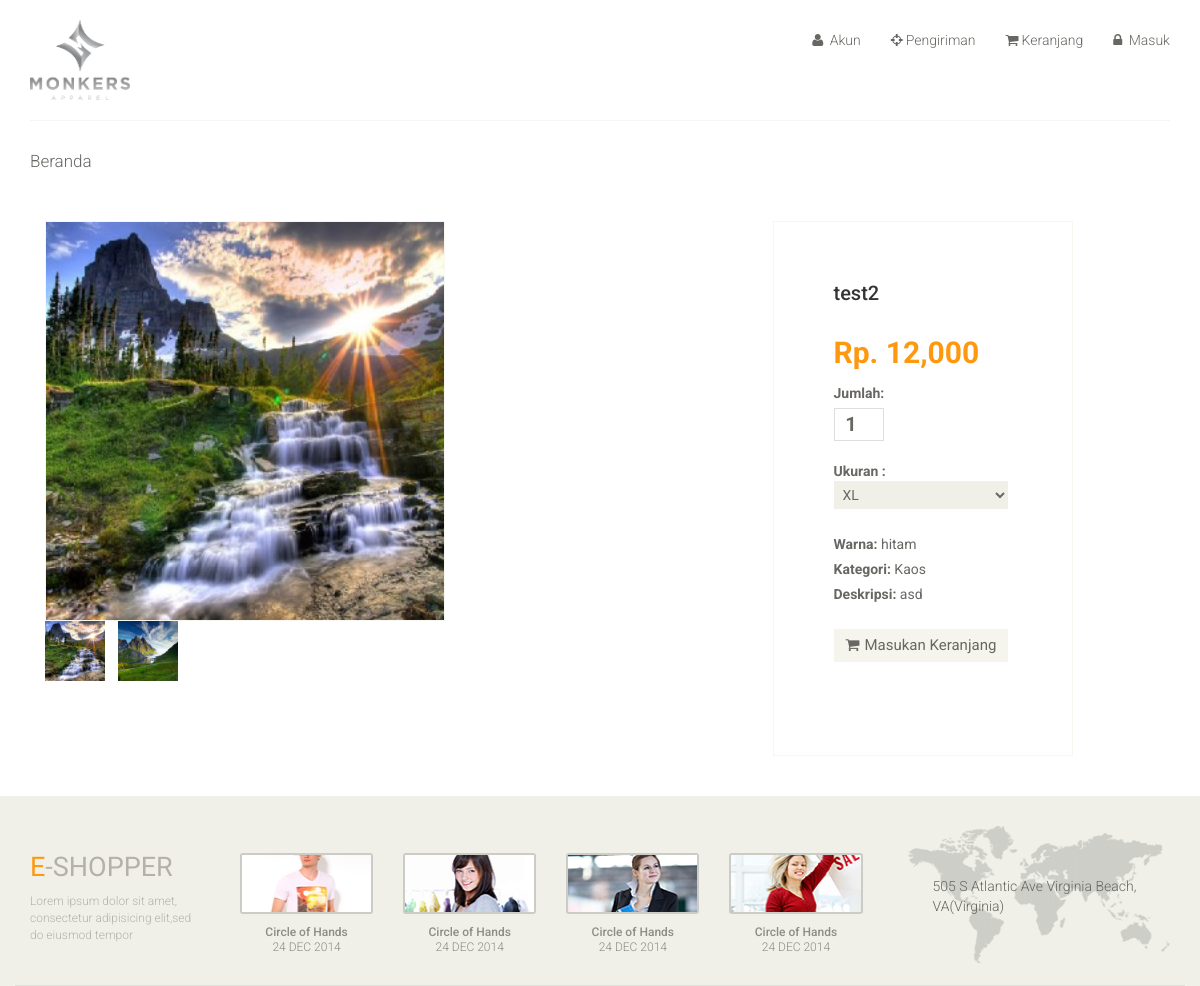
Page /monkers/product_details.php/?id=23 on the committed database.
### tables this page shows
CREATE TABLE `tbl_img` (
  `img_id` int(11) NOT NULL,
  `img_name` varchar(255) NOT NULL,
  `item_id` int(11) NOT NULL
);

CREATE TABLE `tbl_item` (
  `item_id` int(11) NOT NULL,
  `item_name` varchar(255) NOT NULL,
  `type_id` int(11) NOT NULL,
  `color_id` int(11) NOT NULL,
  `item_weight` int(11) NOT NULL,
  `item_desc` varchar(255) NOT NULL,
  `create_date` date NOT NULL DEFAULT current_timestamp(),
  `item_price` int(11) NOT NULL,
  `item_status` varchar(255) NOT NULL
);

CREATE TABLE `tbl_color` (
  `color_id` int(11) NOT NULL,
  `color_name` varchar(255) NOT NULL
);

CREATE TABLE `tbl_item_type` (
  `type_id` int(11) NOT NULL,
  `type_name` varchar(255) NOT NULL
);

### model/User.php (called while the page is built, shortened)
<?php
function getUkuranItem($id)
{
   require('../connect/conn.php');
   $sql = "SELECT tbl_size.size_name as size_name, tbl_item.item_id as item_id, tbl_item_detail.detail_qty FROM tbl_item_detail INNER JOIN tbl_size on tbl_item_detail.size_id = tbl_size.size_id INNER JOIN tbl_item ON tbl_item_detail.item_id = tbl_item.item_id WHERE tbl_item_detail.status = 'ACTIVE' && tbl_item.item_id = '" . $id . "' && tbl_item_detail.detail_qty > 0 ";
   $item = mysqli_query($conn, $sql);
   return $item;
}
function getDetailitem($id_item)
{
   require('../connect/conn.php');
   $sql = "SELECT * from tbl_item where item_id = " . $id_item . " ";
   $item = mysqli_query($conn, $sql);
   $data = mysqli_fetch_assoc($item);
   return $data;
}
function getTypeitem($id_type)
{
   require('../connect/conn.php');
   $sql = "SELECT * from tbl_item_type where type_id = " . $id_type . " ";
   $item = mysqli_query($conn, $sql);
   $data = mysqli_fetch_assoc($item);
   return $data;
}
function getColoritem($id_color)
{
   require('../connect/conn.php');
   $sql = "SELECT * from tbl_color where color_id = " . $id_color . " ";
   $item = mysqli_query($conn, $sql);
   $data = mysqli_fetch_assoc($item);
   return $data;
}
function getImgItem($id_item)
{
   require('../connect/conn.php');
   $sql = "SELECT tbl_img.img_name as img_name, tbl_item.item_id as item_id,tbl_item.create_date as create_date FROM tbl_item INNER JOIN tbl_img on tbl_item.item_id = tbl_img.item_id where tbl_item.item_id = '" . $id_item . "' && tbl_item.item_status = 'ACTIVE' ORDER BY create_date LIMIT 1";
   $item = mysqli_query($conn, $sql);
   $data = mysqli_fetch_assoc($item);
   return $data;
}
function getImgItem2($id_item)
{
   require('../connect/conn.php');
   $sql = "SELECT * FROM `tbl_img` WHERE item_id = '" . $id_item . "' ";
   $item = mysqli_query($conn, $sql);
   return $item;
}
?>

### monkers/product_details.php (the view, shortened to what this page needs)
<?php
require('../connect/conn.php');
require('../model/User.php');
if (isset($_SESSION['cust_id'])) {
	$datauser = getDataUser($_SESSION['cust_id']);
	$data_cart = getcartCount($_SESSION['cust_id']);
	$data_check = getcheckCount($_SESSION['cust_id']);
	$proses_count = getProsesCount($_SESSION['cust_id']);
} else {
	$data_cart['juml'] = 0;
	$data_check['juml'] = 0;
}
if (isset($_GET['id'])) {
	$id_item = $_GET['id'];
	$data = getDetailitem($id_item);
	$img = getImgItem($data['item_id']);
	$img2 = getImgItem2($data['item_id']);
	$ukuran = getUkuranItem($data['item_id']);
	$data_type = getTypeitem($data['type_id']);
	$data_color = getColoritem($data['color_id']);
}
?>
<!DOCTYPE html>
<html lang="en">
<head>
	<link href="../css/bootstrap.min.css" rel="stylesheet">
	<link href="../css/font-awesome.min.css" rel="stylesheet">
	<link href="../css/prettyPhoto.css" rel="stylesheet">
	<link href="../css/price-range.css" rel="stylesheet">
	<link href="../css/animate.css" rel="stylesheet">
	<link href="../css/main.css" rel="stylesheet">
	<link href="../css/responsive.css" rel="stylesheet">
	<link href="https://cdnjs.cloudflare.com/ajax/libs/ekko-lightbox/5.3.0/ekko-lightbox.css" rel="stylesheet">
</head>
<body>
	<header id="header">
		<div class="header-middle">
			<div class="container">
				<div class="row">
					<div class="col-sm-4">
						<div class="logo pull-left">
							<a href="../"><img width="100" src="../images/home/logo.png" alt="" /></a>
						</div>
					</div>
					<div class="col-sm-8">
						<div class="shop-menu pull-right">
							<ul class="nav navbar-nav">
								<?php
								if (!isset($_SESSION['cust_id'])) {
								?>
									<li><a href="../login.php"><i class="fa fa-user"></i> Akun</a></li>
								<?php
								}
								?>
								<?php if ($data_check['juml'] != 0) { ?>
									<li><a href="../checkout.php" class="notification"><i class="fa fa-shopping-cart"></i>
											<span>Pengiriman</span>
											<span class="badge"><?php echo $data_check['juml']; ?></span>
										</a>
									</li>
								<?php } else { ?>
									<li><a href="../checkout.php" class="notification"><i class="fa fa-crosshairs"></i>Pengiriman</a></li>
								<?php } ?>
								<?php if ($data_cart['juml'] != 0) { ?>
									<li><a href="../cart.php" class="notification"><i class="fa fa-shopping-cart"></i>
											<span>Keranjang</span>
											<span class="badge"><?php echo $data_cart['juml']; ?></span>
										</a>
									</li>
								<?php } else { ?>
									<li><a href="../cart.php" class="notification"><i class="fa fa-shopping-cart"></i>Keranjang</a></li>
								<?php } ?>
								<?php
								if (!isset($_SESSION['cust_id'])) {
								?>
									<li><a href="../login.php"><i class="fa fa-lock"></i> Masuk</a></li>
								<?php
								} else {
								?>
									<li><a href="../login_user/logout_user.php"><i class="fa fa-lock"></i> Keluar</a></li>
								<?php
								}
								?>
							</ul>
						</div>
					</div>
				</div>
			</div>
		</div>
		<div class="header-bottom">
			<div class="container">
				<div class="row">
					<div class="col-sm-9">
						<div class="mainmenu pull-left">
							<ul class="nav navbar-nav collapse navbar-collapse">
								<li><a href="../">Beranda</a></li>
							</ul>
						</div>
					</div>
				</div>
			</div>
		</div>
	</header>
	<section>
		<div class="container">
			<div class="row">
				<div class="col-sm-11 padding-right">
					<div class="product-details">
						<div class="col-sm-5">
							<div class="containere">
								<div class="view-product">
									<img style="width:500px; height:auto;" class="responsive jumbo" src="../../dist/img/item/<?php echo $img['img_name']; ?>" alt="" />
								</div>
								<div>
									<div class="img2">
										<?php while ($data_img = mysqli_fetch_assoc($img2)) { ?>
											<a href='../../dist/img/item/<?php echo $data_img['img_name']; ?>' data-toggle="lightbox" data-gallery="gallery">
												<img style="width:20%; height:auto;" src="../../dist/img/item/<?php echo $data_img['img_name']; ?>" alt=""></a>
										<?php } ?>
									</div>
								</div>
							</div>
						</div>
						<div class="col-sm-7">
							<div class="product-information" style="float:right;width: 300px;">
								<h2><?php echo $data['item_name']; ?></h2>
								<span>
									<span>Rp. <?php echo number_format($data['item_price']); ?></span>
									<br>
									<label>Jumlah:</label>
									<form action="./model/User.php" method="post">
										<input type="number" min='1' value="1" required name="qty" id="qty" />
										<br>
										<br>
										<p><b> Ukuran : </b>
											<select name="ukuran" id="ukuran">
												<?php while ($data_ukuran = mysqli_fetch_assoc($ukuran)) { ?>
													<option id="<?php echo $data_ukuran['detail_qty'] ?>" value="<?php echo $data_ukuran['size_name'] ?>"><?php echo $data_ukuran['size_name'] ?></option>
												<?php } ?>
											</select>
										</p>
										<br>
										<p><b>Warna: </b><?php echo $data_color['color_name']; ?></p>
										<p><b>Kategori: </b> <?php echo $data_type['type_name']; ?></p>
										<p><b>Deskripsi: </b> <?php echo $data['item_desc']; ?></p>
										<br>
										<button type="submit" name="addchart" class="btn btn-default add-to-cart"><i class="fa fa-shopping-cart"></i>Masukan Keranjang</button>
									</form>
								</span>
							</div>
						</div>
					</div>
				</div>
			</div>
	</section>
	<footer id="footer">
		<div class="footer-top">
			<div class="container">
				<div class="row">
					<div class="col-sm-2">
						<div class="companyinfo">
							<h2><span>e</span>-shopper</h2>
							<p>Lorem ipsum dolor sit amet, consectetur adipisicing elit,sed do eiusmod tempor</p>
						</div>
					</div>
					<div class="col-sm-7">
						<div class="col-sm-3">
							<div class="video-gallery text-center">
								<a href="#">
									<div class="iframe-img">
										<img src="../images/home/iframe1.png" alt="" />
									</div>
								</a>
								<p>Circle of Hands</p>
								<h2>24 DEC 2014</h2>
							</div>
						</div>
						<div class="col-sm-3">
							<div class="video-gallery text-center">
								<a href="#">
									<div class="iframe-img">
										<img src="../images/home/iframe2.png" alt="" />
									</div>
								</a>
								<p>Circle of Hands</p>
								<h2>24 DEC 2014</h2>
							</div>
						</div>
						<div class="col-sm-3">
							<div class="video-gallery text-center">
								<a href="#">
									<div class="iframe-img">
										<img src="../images/home/iframe3.png" alt="" />
									</div>
								</a>
								<p>Circle of Hands</p>
								<h2>24 DEC 2014</h2>
							</div>
						</div>
						<div class="col-sm-3">
							<div class="video-gallery text-center">
								<a href="#">
									<div class="iframe-img">
										<img src="../images/home/iframe4.png" alt="" />
									</div>
								</a>
								<p>Circle of Hands</p>
								<h2>24 DEC 2014</h2>
							</div>
						</div>
					</div>
					<div class="col-sm-3">
						<div class="address">
							<img src="../images/home/map.png" alt="" />
							<p>505 S Atlantic Ave Virginia Beach, VA(Virginia)</p>
						</div>
					</div>
				</div>
			</div>
		</div>
	</footer>
</body>
</html>

### monkers/css/main.css (style rules this page uses)
.notification { background-color: #555; color: white; text-decoration: none; padding: 15px 26px; position: relative; display: inline-block; border-radius: 2px; }
body { font-family: 'Roboto', sans-serif; position: relative; font-weight:400px; }
ul li { list-style: none; }
a { -webkit-transition: 300ms; -moz-transition: 300ms; -o-transition: 300ms; transition: 300ms; }
h1, h2, h3, h4, h5, h6 { font-family: 'Roboto', sans-serif; }
.header-middle .container .row { border-bottom: 1px solid #f5f5f5; margin-left: 0; margin-right: 0; padding-bottom: 20px; padding-top: 20px; }
.header-middle .container .row .col-sm-4 { padding-left: 0; }
.header-middle .container .row .col-sm-8 { padding-right:0; }
.shop-menu ul li { display:inline-block; padding-left: 15px; padding-right: 15px; }
.shop-menu ul li:last-child { padding-right: 0; }
.shop-menu ul li a { background: #FFFFFF; color: #696763; font-family: 'Roboto', sans-serif; font-size: 14px; font-weight: 300; padding:0; padding-right: 0; margin-top: 10px; }
.shop-menu ul li a i { margin-right:3px; }
.header-bottom { padding-bottom: 30px; padding-top: 30px; }
.navbar-collapse.collapse { padding-left: 0; }
.mainmenu ul li { padding-right: 15px; padding-left: 15px; }
.mainmenu ul li:first-child { padding-left: 0px; }
.mainmenu ul li a { color: #696763; font-family: 'Roboto', sans-serif; font-size: 17px; font-weight: 300; padding: 0; padding-bottom: 10px; }
#footer { background: #F0F0E9; }
.footer-top .container { border-bottom: 1px solid #E0E0DA; padding-bottom: 20px; }
.companyinfo { margin-top: 57px; }
.companyinfo h2 { color: #B4B1AB; font-family: abel; font-size: 27px; text-transform: uppercase; }
.companyinfo h2 span { color:#FE980F; }
.companyinfo p { color: #B3B3AD; font-family: 'Roboto', sans-serif; font-size: 12px; font-weight: 300; }
.footer-top .col-sm-3 { overflow: hidden; }
.video-gallery { margin-top: 57px; position: inherit; }
.video-gallery a img { height: 100%; width: 100%; }
.iframe-img { position: relative; display: block; height: 61px; margin-bottom: 10px; border: 2px solid #CCCCC6; border-radius: 3px; }
.video-gallery p { color: #8C8C88; font-family: 'Roboto', sans-serif; font-size: 12px; font-weight: 500; margin-bottom:0px; }
.video-gallery h2 { color: #8c8c88; font-family: 'Roboto', sans-serif; font-size: 12px; font-weight: 300; text-transform:uppercase; margin-top:0px; }
.address { margin-top: 30px; position: relative; overflow: hidden; }
.address img { width:100%; }
.address p { color: #666663; font-family: 'Roboto', sans-serif; font-size: 14px; font-weight: 300; left: 25px; position: absolute; top: 50px; }
.padding-right { padding-right: 0; }
.add-to-cart { background:#F5F5ED; border: 0 none; border-radius: 0; color: #696763; font-family: 'Roboto', sans-serif; font-size: 15px; margin-bottom: 25px; }
.add-to-cart i { margin-right:5px; }
.product-details { overflow:hidden; }
.product-details { margin-bottom: 40px; overflow: hidden; margin-top: 10px; }
.view-product { position: relative; }
.view-product img { border: 1px solid #F7F7F0; height: 380px; width: 100%; }
.product-information { border: 1px solid #F7F7F0; overflow: hidden; padding-bottom: 60px; padding-left: 60px; padding-top: 60px; position: relative; }
.product-information h2 { color: #363432; font-family: 'Roboto', sans-serif; font-size: 20px; margin-top: 0; }
.product-information p { color: #696763; font-family: 'Roboto', sans-serif; margin-bottom: 5px; }
.product-information span { display: inline-block; margin-bottom: 8px; margin-top: 18px; }
.product-information span span { color: #FE980F; float: left; font-family: 'Roboto', sans-serif; font-size: 30px; font-weight: 700; margin-right: 20px; margin-top: 0px; }
.product-information span input { border: 1px solid #DEDEDC; color: #696763; font-family: 'Roboto', sans-serif; font-size: 20px; font-weight: 700; height: 33px; outline: medium none; text-align: center; width: 50px; }
.product-information span label { color: #696763; font-family: 'Roboto', sans-serif; font-weight: 700; margin-right: 5px; }
.user_info input, select, textarea { background: #F0F0E9; border:0; color: #696763; padding: 5px; width: 100%; border-radius: 0; resize: none }

### monkers/product_details.php (style rules this page uses)
.responsive { width: 100%; max-width: 400px; height: auto; }
.img2>a>img { height: 60px !important; width: 60px !important; margin-right: 10px !important; margin-bottom: 10px !important; }

### rows in the picture
tbl_img: img_name (picture)
tbl_img: img_name (picture)
tbl_item: item_name "test2", item_price "12,000", item_desc "asd"
tbl_color: color_name "hitam"
tbl_item_type: type_name "Kaos"

### other values in the picture
form field ukuran "XL"
